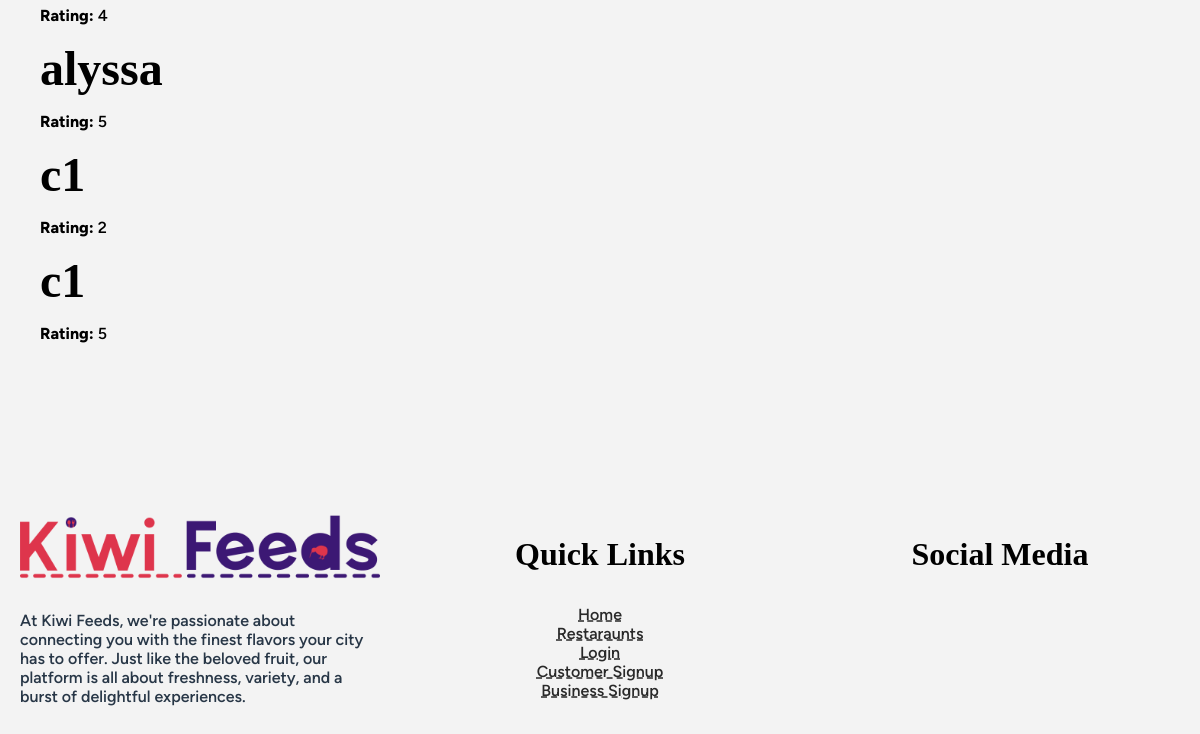
/reviews/ (lower part), run on an earlier commit of the app's database.
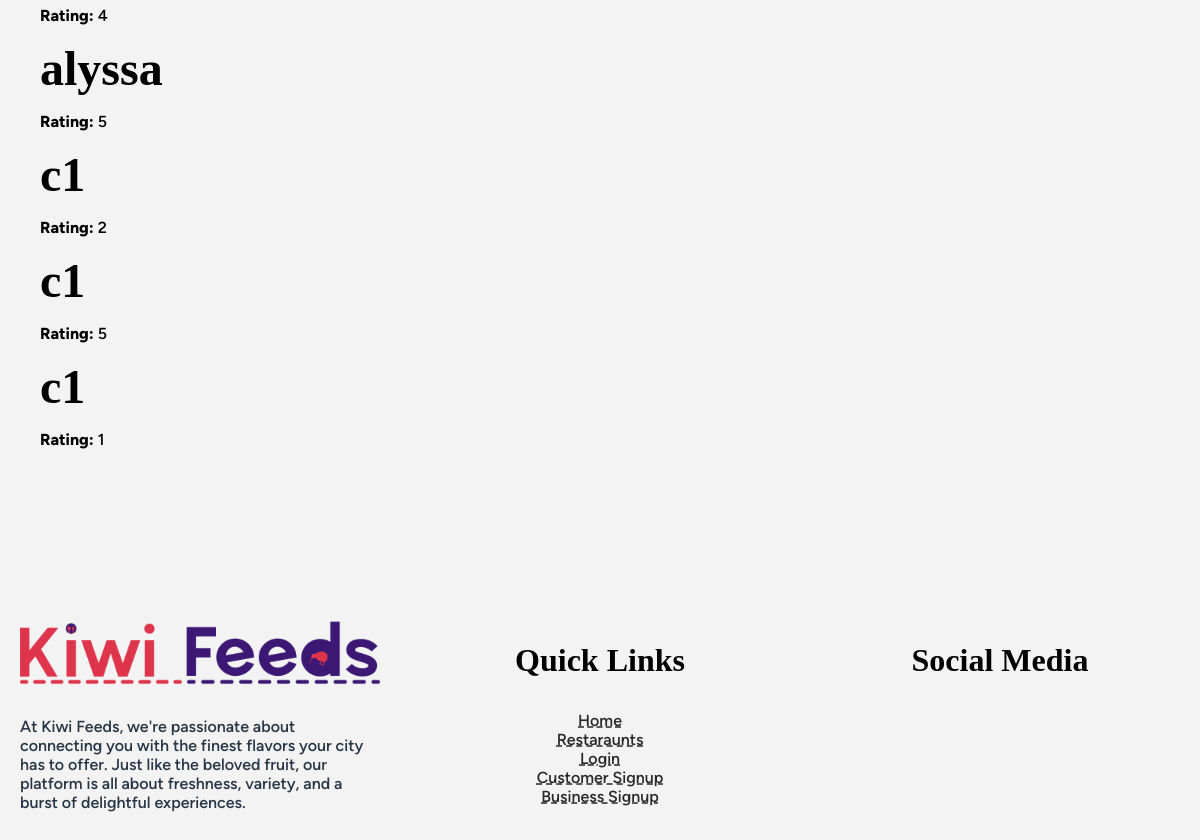
And on a later commit of the database.
### app_reviews/models.py (models this page shows, shortened)
class Review(models.Model):
   ONE_TO_FIVE_STAR_RATING_CHOICES = (
    (1, '1'),
    (2, '2'),
    (3, '3'),
    (4, '4'),
    (5, '5'),
   )
   user = models.ForeignKey('app_user.UserProfile', on_delete=models.PROTECT,related_name='reviews' )
   restaurant = models.ForeignKey('app_restaurants.Restaurant', on_delete=models.PROTECT,related_name='reviews')
   rating = models.IntegerField(choices=ONE_TO_FIVE_STAR_RATING_CHOICES)
   comment = models.TextField()

### app_user/models.py (models this page shows, shortened)
class UserProfile(models.Model):
    this_user = models.OneToOneField(User, on_delete=models.PROTECT ,verbose_name='User')
    profile_picture = models.ImageField(
        default='/profile_pics/temp_pfp_placeholder_REPLACE_LATER.avif',
        upload_to=generate_image_path,
        height_field=None,
        width_field=None
    )
    phone_number = PhoneNumberField()
    address = models.CharField(max_length=1000)
    def __str__(self):
        return f'{self.this_user.username} '

### app_reviews/views.py (the view)
# urls.py: path("", ReviewList.as_view(), name='review-list'),
class ReviewList(ListView):
    model = Review
    template_name = "app_reviews/reviews_list.html"
    context_object_name = 'reviews'

### templates/app_reviews/reviews_list.html (shortened to what this page needs)
{% extends "base/base.html"%}
{% block content %}
    {% if reviews %}
    <ul>
        {% for review in reviews %}
            <li>
                <h2>{{ review.user }}</h2>
                <p><strong>Rating:</strong> {{ review.rating }}</p>
            </li>
        {% empty %}
            <li>No reviews available.</li>
        {% endfor %}
    </ul>
    {% else %}
    <p> Reviews not available</p>
    {% endif %}
{% endblock content %}

What changed in the data, as far as the page shows it:
added Review: user "c1", rating "1"
